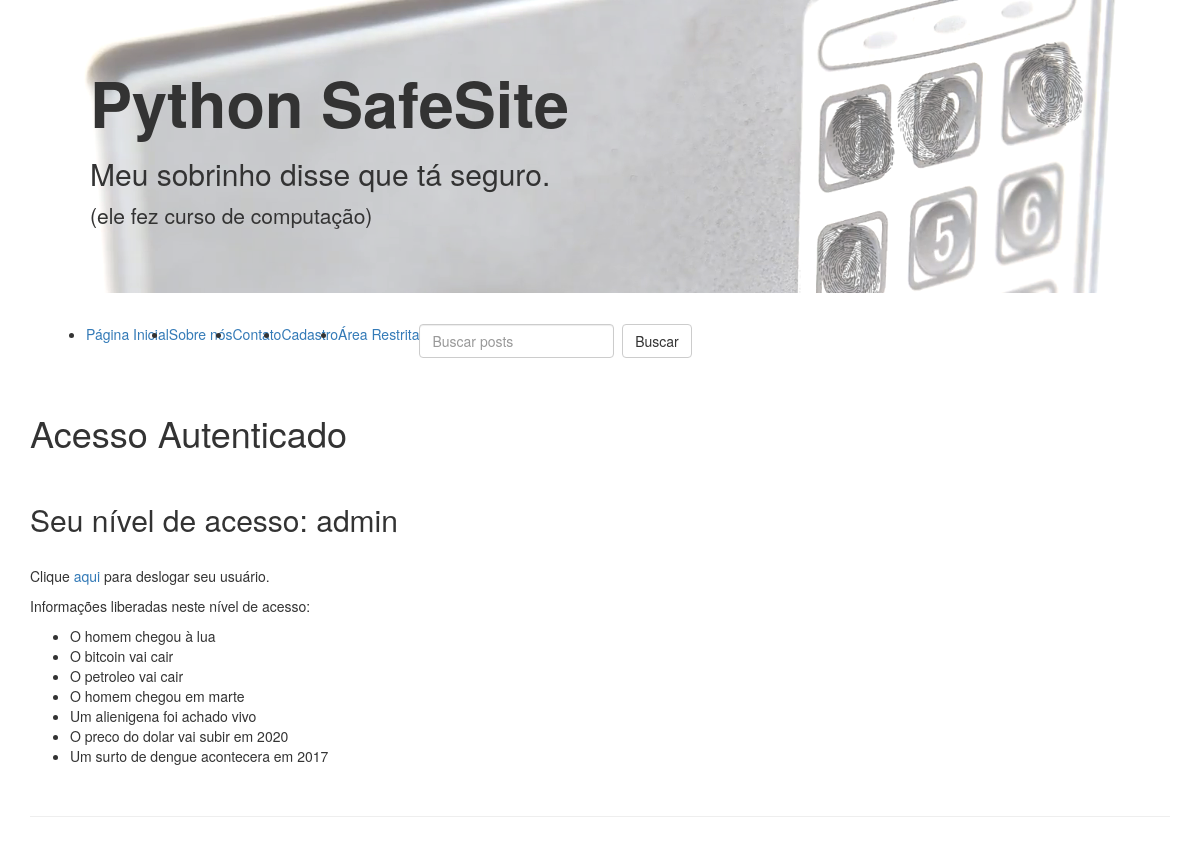
Page /restrict (signed in) on the committed database.
### tables this page shows
CREATE TABLE `info` (
	`info`	TEXT,
	`level`	TEXT
);

### app.py (the view)
@app.route('/restrict', methods=['GET'])
def get_restrict():
    cookie = f.request.cookies.get('pyverysafelogin')
    if cookie:
        q = f'SELECT info FROM info WHERE level LIKE "%{cookie}%"'
        res = query(q)
        return f.render_template('restrict.html', level=cookie, info=res)
    else:
        return f.redirect('/login')

### app.py (called while the page is built)
def query(text):
    conn = engine.connect()
    res = conn.execute(text)
    res = res.fetchall()
    return res

### templates/restrict.html
{% extends 'header.html' %}
{% block content %}
<div class="container">
    <h1>Acesso Autenticado</h1>
    <br>
    <h2>Seu nível de acesso: {{level}}</h2><br>
    <p>Clique <a href="/logout">aqui</a> para deslogar seu usuário.</p>
    <p>Informações liberadas neste nível de acesso:</p>
    <ul>
        {% for i in info %}
        <li>
            {{ i[0] }}
        </li>
        {% endfor %}
    </ul>
    <br>
    <hr><br>
</div>
{% endblock %}

### rows in the picture
info: info "O homem chegou à lua"
info: info "O bitcoin vai cair"
info: info "O petroleo vai cair"
info: info "O homem chegou em marte"
info: info "Um alienigena foi achado vivo"
info: info "O preco do dolar vai subir em 2020"
info: info "Um surto de dengue acontecera em 2017"

### other values in the picture
{{ level }} "admin"
